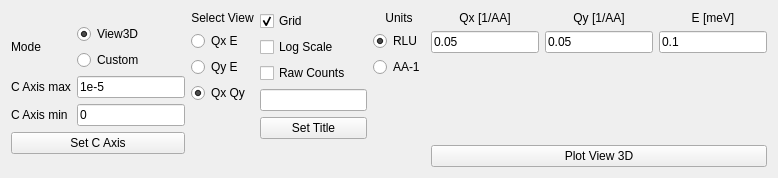
<?xml version="1.0" encoding="UTF-8"?>
<ui version="4.0">
 <class>Form</class>
 <widget class="QWidget" name="Form">
  <property name="geometry">
   <rect>
    <x>0</x>
    <y>0</y>
    <width>778</width>
    <height>178</height>
   </rect>
  </property>
  <property name="sizePolicy">
   <sizepolicy hsizetype="Preferred" vsizetype="Fixed">
    <horstretch>0</horstretch>
    <verstretch>0</verstretch>
   </sizepolicy>
  </property>
  <property name="windowTitle">
   <string>Form</string>
  </property>
  <layout class="QHBoxLayout" name="horizontalLayout">
   <item>
    <layout class="QVBoxLayout" name="verticalLayout_4">
     <item>
      <layout class="QVBoxLayout" name="verticalLayout_6">
       <item>
        <layout class="QHBoxLayout" name="horizontalLayout_2">
         <item>
          <layout class="QGridLayout" name="gridLayout_2">
           <item row="4" column="0">
            <widget class="QLabel" name="label_6">
             <property name="text">
              <string>C Axis min</string>
             </property>
            </widget>
           </item>
           <item row="3" column="0">
            <widget class="QLabel" name="label_7">
             <property name="text">
              <string>C Axis max</string>
             </property>
            </widget>
           </item>
           <item row="1" column="0">
            <widget class="QLabel" name="label_5">
             <property name="text">
              <string>Mode</string>
             </property>
            </widget>
           </item>
           <item row="4" column="2">
            <widget class="QLineEdit" name="View3D_CAxisMin_lineEdit">
             <property name="text">
              <string>0</string>
             </property>
            </widget>
           </item>
           <item row="3" column="2">
            <widget class="QLineEdit" name="View3D_CAxisMax_lineEdit">
             <property name="text">
              <string>1e-5</string>
             </property>
            </widget>
           </item>
           <item row="1" column="2">
            <layout class="QVBoxLayout" name="verticalLayout_7">
             <item>
              <widget class="QRadioButton" name="View3D_Mode_Viewer3D_radioButton">
               <property name="text">
                <string>View3D</string>
               </property>
               <property name="checked">
                <bool>true</bool>
               </property>
               <property name="autoRepeat">
                <bool>false</bool>
               </property>
               <attribute name="buttonGroup">
                <string notr="true">buttonGroup_3</string>
               </attribute>
              </widget>
             </item>
             <item>
              <widget class="QRadioButton" name="View3D_Mode_Custom_radioButton">
               <property name="text">
                <string>Custom</string>
               </property>
               <property name="checkable">
                <bool>true</bool>
               </property>
               <property name="checked">
                <bool>false</bool>
               </property>
               <property name="autoRepeat">
                <bool>true</bool>
               </property>
               <attribute name="buttonGroup">
                <string notr="true">buttonGroup_3</string>
               </attribute>
              </widget>
             </item>
            </layout>
           </item>
          </layout>
         </item>
        </layout>
       </item>
       <item>
        <widget class="QPushButton" name="View3D_setCAxis_button">
         <property name="text">
          <string>Set C Axis</string>
         </property>
        </widget>
       </item>
      </layout>
     </item>
    </layout>
   </item>
   <item>
    <layout class="QVBoxLayout" name="verticalLayout">
     <item>
      <widget class="QLabel" name="label_2">
       <property name="text">
        <string>Select View</string>
       </property>
       <property name="alignment">
        <set>Qt::AlignCenter</set>
       </property>
      </widget>
     </item>
     <item>
      <widget class="QRadioButton" name="View3D_SelectView_QxE_radioButton">
       <property name="text">
        <string>Qx E</string>
       </property>
       <property name="autoExclusive">
        <bool>true</bool>
       </property>
       <attribute name="buttonGroup">
        <string notr="true">buttonGroup</string>
       </attribute>
      </widget>
     </item>
     <item>
      <widget class="QRadioButton" name="View3D_SelectView_QyE_radioButton">
       <property name="text">
        <string>Qy E</string>
       </property>
       <property name="checked">
        <bool>false</bool>
       </property>
       <property name="autoExclusive">
        <bool>true</bool>
       </property>
       <attribute name="buttonGroup">
        <string notr="true">buttonGroup</string>
       </attribute>
      </widget>
     </item>
     <item>
      <widget class="QRadioButton" name="View3D_SelectView_QxQy_radioButton">
       <property name="text">
        <string>Qx Qy</string>
       </property>
       <property name="checked">
        <bool>true</bool>
       </property>
       <property name="autoExclusive">
        <bool>true</bool>
       </property>
       <attribute name="buttonGroup">
        <string notr="true">buttonGroup</string>
       </attribute>
      </widget>
     </item>
     <item>
      <spacer name="verticalSpacer_2">
       <property name="orientation">
        <enum>Qt::Vertical</enum>
       </property>
       <property name="sizeHint" stdset="0">
        <size>
         <width>20</width>
         <height>5</height>
        </size>
       </property>
      </spacer>
     </item>
    </layout>
   </item>
   <item>
    <layout class="QVBoxLayout" name="verticalLayout_2">
     <item>
      <widget class="QCheckBox" name="View3D_Grid_checkBox">
       <property name="text">
        <string>Grid</string>
       </property>
       <property name="checked">
        <bool>true</bool>
       </property>
      </widget>
     </item>
     <item>
      <widget class="QCheckBox" name="View3D_LogScale_checkBox">
       <property name="text">
        <string>Log Scale</string>
       </property>
      </widget>
     </item>
     <item>
      <widget class="QCheckBox" name="View3D_RawCounts_checkBox">
       <property name="text">
        <string>Raw Counts</string>
       </property>
      </widget>
     </item>
     <item>
      <widget class="QLineEdit" name="View3D_SetTitle_lineEdit"/>
     </item>
     <item>
      <widget class="QPushButton" name="View3D_SetTitle_button">
       <property name="text">
        <string>Set Title</string>
       </property>
      </widget>
     </item>
     <item>
      <spacer name="verticalSpacer_5">
       <property name="orientation">
        <enum>Qt::Vertical</enum>
       </property>
       <property name="sizeHint" stdset="0">
        <size>
         <width>20</width>
         <height>5</height>
        </size>
       </property>
      </spacer>
     </item>
    </layout>
   </item>
   <item>
    <layout class="QVBoxLayout" name="verticalLayout_5">
     <item>
      <widget class="QLabel" name="label_3">
       <property name="text">
        <string>Units</string>
       </property>
       <property name="alignment">
        <set>Qt::AlignCenter</set>
       </property>
      </widget>
     </item>
     <item>
      <widget class="QRadioButton" name="View3D_SelectUnits_RLU_radioButton">
       <property name="text">
        <string>RLU</string>
       </property>
       <property name="checked">
        <bool>true</bool>
       </property>
       <property name="autoExclusive">
        <bool>true</bool>
       </property>
       <attribute name="buttonGroup">
        <string notr="true">buttonGroup_2</string>
       </attribute>
      </widget>
     </item>
     <item>
      <widget class="QRadioButton" name="View3D_SelectUnits_AA_radioButton">
       <property name="text">
        <string>AA-1</string>
       </property>
       <property name="autoExclusive">
        <bool>true</bool>
       </property>
       <attribute name="buttonGroup">
        <string notr="true">buttonGroup_2</string>
       </attribute>
      </widget>
     </item>
     <item>
      <spacer name="verticalSpacer_3">
       <property name="orientation">
        <enum>Qt::Vertical</enum>
       </property>
       <property name="sizeHint" stdset="0">
        <size>
         <width>20</width>
         <height>5</height>
        </size>
       </property>
      </spacer>
     </item>
    </layout>
   </item>
   <item>
    <layout class="QVBoxLayout" name="verticalLayout_3">
     <item>
      <layout class="QGridLayout" name="gridLayout">
       <item row="1" column="1">
        <widget class="QLabel" name="label_4">
         <property name="text">
          <string>Qy [1/AA]</string>
         </property>
         <property name="alignment">
          <set>Qt::AlignCenter</set>
         </property>
        </widget>
       </item>
       <item row="1" column="2">
        <widget class="QLabel" name="label_8">
         <property name="text">
          <string>E [meV]</string>
         </property>
         <property name="alignment">
          <set>Qt::AlignCenter</set>
         </property>
        </widget>
       </item>
       <item row="2" column="2">
        <widget class="QLineEdit" name="View3D_EBin_lineEdit">
         <property name="text">
          <string>0.1</string>
         </property>
        </widget>
       </item>
       <item row="2" column="1">
        <widget class="QLineEdit" name="View3D_QYBin_lineEdit">
         <property name="text">
          <string>0.05</string>
         </property>
        </widget>
       </item>
       <item row="1" column="0">
        <widget class="QLabel" name="label">
         <property name="text">
          <string>Qx [1/AA]</string>
         </property>
         <property name="alignment">
          <set>Qt::AlignCenter</set>
         </property>
        </widget>
       </item>
       <item row="2" column="0">
        <widget class="QLineEdit" name="View3D_QXBin_lineEdit">
         <property name="text">
          <string>0.05</string>
         </property>
        </widget>
       </item>
      </layout>
     </item>
     <item>
      <spacer name="verticalSpacer">
       <property name="orientation">
        <enum>Qt::Vertical</enum>
       </property>
       <property name="sizeHint" stdset="0">
        <size>
         <width>20</width>
         <height>5</height>
        </size>
       </property>
      </spacer>
     </item>
     <item>
      <widget class="QPushButton" name="View3D_plot_button">
       <property name="text">
        <string>Plot View 3D</string>
       </property>
      </widget>
     </item>
    </layout>
   </item>
  </layout>
 </widget>
 <tabstops>
  <tabstop>View3D_CAxisMax_lineEdit</tabstop>
  <tabstop>View3D_CAxisMin_lineEdit</tabstop>
  <tabstop>View3D_setCAxis_button</tabstop>
  <tabstop>View3D_SelectView_QxE_radioButton</tabstop>
  <tabstop>View3D_SelectView_QyE_radioButton</tabstop>
  <tabstop>View3D_SelectView_QxQy_radioButton</tabstop>
  <tabstop>View3D_Grid_checkBox</tabstop>
  <tabstop>View3D_LogScale_checkBox</tabstop>
  <tabstop>View3D_SetTitle_lineEdit</tabstop>
  <tabstop>View3D_SetTitle_button</tabstop>
  <tabstop>View3D_SelectUnits_RLU_radioButton</tabstop>
  <tabstop>View3D_SelectUnits_AA_radioButton</tabstop>
  <tabstop>View3D_QXBin_lineEdit</tabstop>
  <tabstop>View3D_QYBin_lineEdit</tabstop>
  <tabstop>View3D_EBin_lineEdit</tabstop>
  <tabstop>View3D_plot_button</tabstop>
 </tabstops>
 <resources/>
 <connections/>
 <buttongroups>
  <buttongroup name="buttonGroup_3"/>
  <buttongroup name="buttonGroup_2"/>
  <buttongroup name="buttonGroup"/>
 </buttongroups>
</ui>
